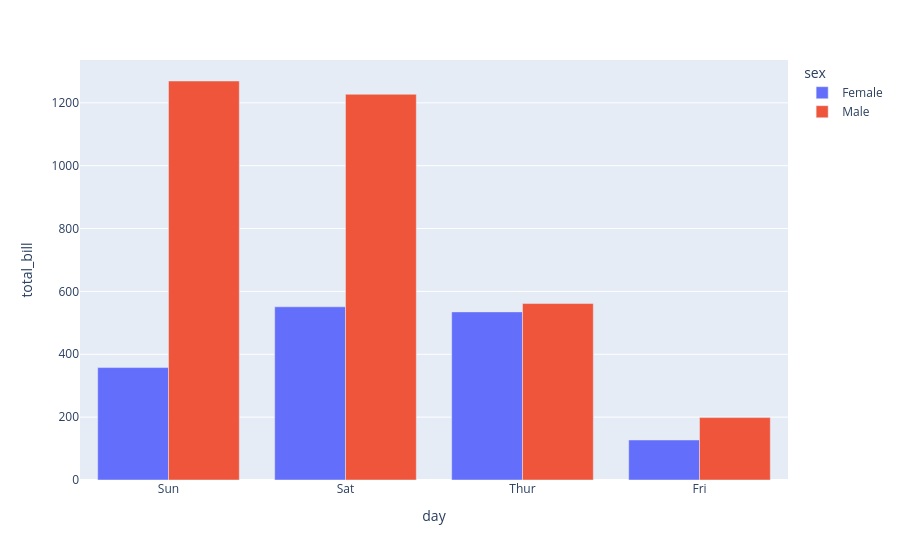

Notebook code for this chart:
### Code cell
px.bar(df_agrupado_pelo_dia_e_sexo ,x='day',y='total_bill',color='sex',barmode='group')

### Figure 1 — Plotly figure (JSON) as saved in the notebook; plotly's stock layout.template omitted (floating-point values rounded to 4 significant figures)
{"data": [{"alignmentgroup": "True", "hovertemplate": "sex=Female<br>day=%{x}<br>total_bill=%{y}<extra></extra>", "legendgroup": "Female", "marker": {"color": "#636efa", "pattern": {"shape": ""}}, "name": "Female", "offsetgroup": "Female", "orientation": "v", "showlegend": true, "textposition": "auto", "type": "bar", "x": ["Sun", "Sat", "Thur", "Fri"], "xaxis": "x", "y": [357.7, 551.0, 534.9, 127.3], "yaxis": "y"}, {"alignmentgroup": "True", "hovertemplate": "sex=Male<br>day=%{x}<br>total_bill=%{y}<extra></extra>", "legendgroup": "Male", "marker": {"color": "#EF553B", "pattern": {"shape": ""}}, "name": "Male", "offsetgroup": "Male", "orientation": "v", "showlegend": true, "textposition": "auto", "type": "bar", "x": ["Sun", "Sat", "Thur", "Fri"], "xaxis": "x", "y": [1269.0, 1227.0, 561.4, 198.6], "yaxis": "y"}], "layout": {"barmode": "group", "legend": {"title": {"text": "sex"}, "tracegroupgap": 0}, "margin": {"t": 60}, "xaxis": {"anchor": "y", "domain": [0, 1], "title": {"text": "day"}}, "yaxis": {"anchor": "x", "domain": [0, 1], "title": {"text": "total_bill"}}}}
